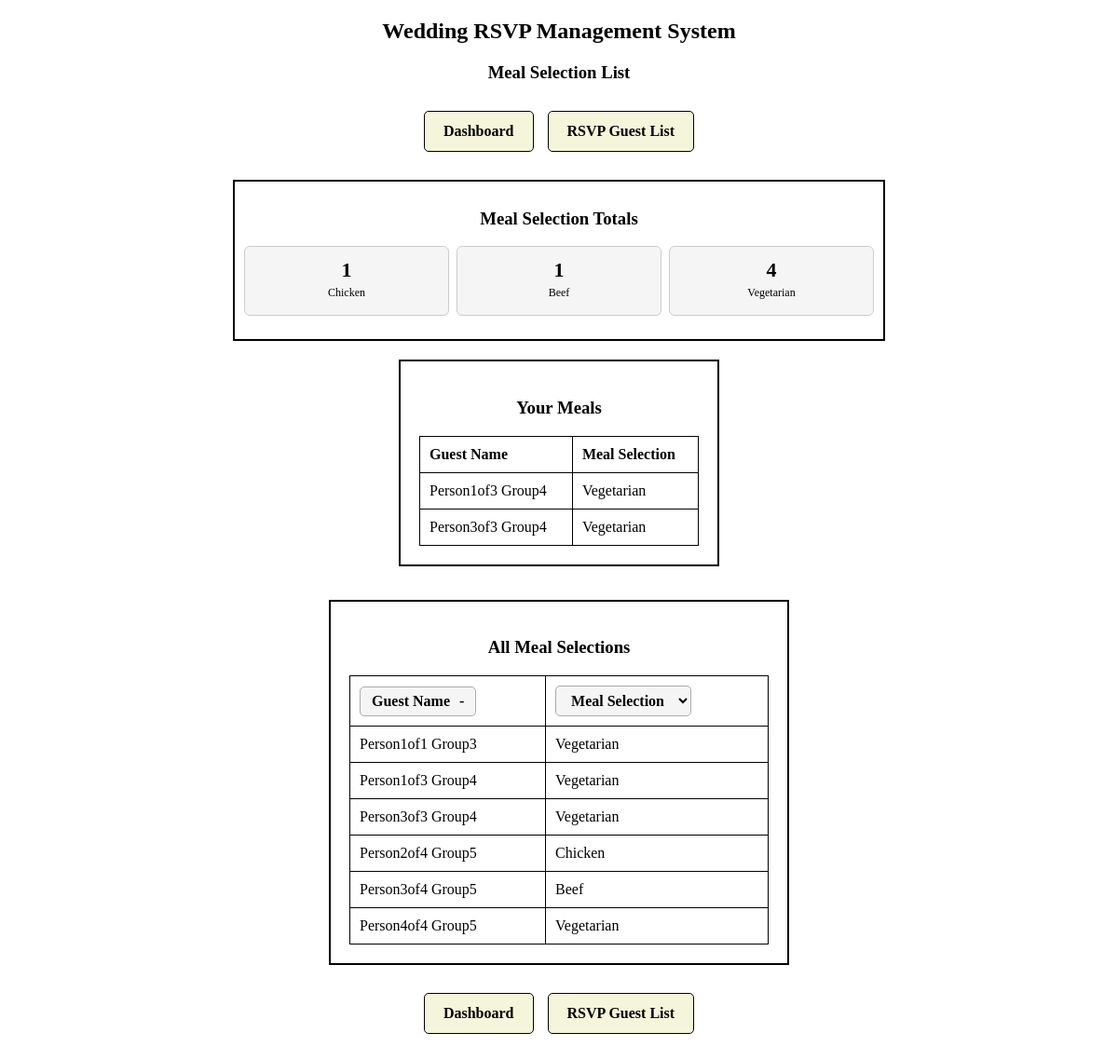
Page /meal_list/4 on the earlier database version.
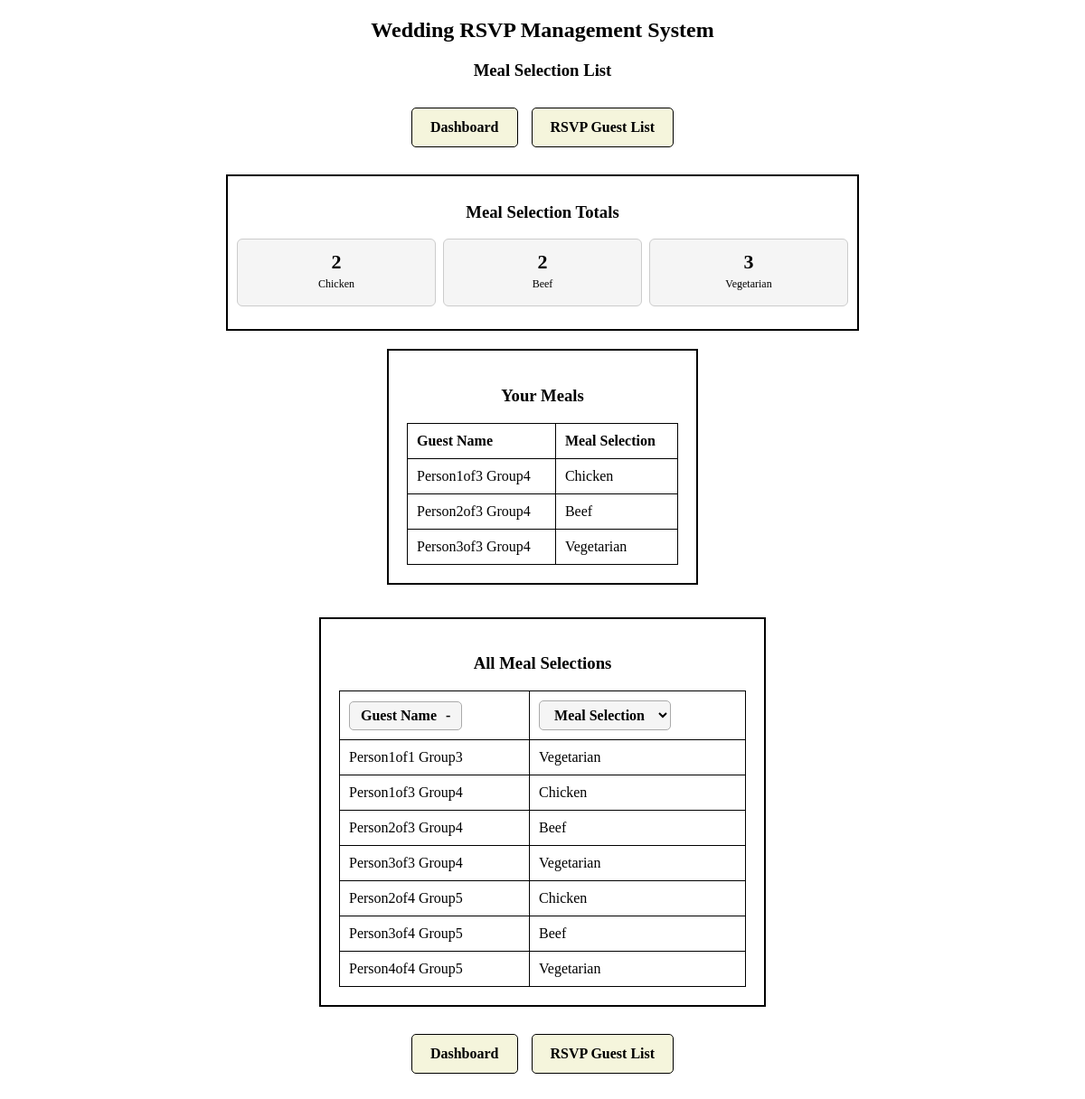
Same page on the later database version.
### tables this page shows
CREATE TABLE meal_options (
    meal_id INTEGER PRIMARY KEY,
    meal_name TEXT NOT NULL UNIQUE
);

CREATE TABLE "guests" (
    guest_id INTEGER PRIMARY KEY,
    invite_id INTEGER,
    first_name TEXT NOT NULL,
    last_name TEXT NOT NULL,
    rsvp_status TEXT DEFAULT 'Not Responded',
    FOREIGN KEY (invite_id) REFERENCES invites(invite_id)
);

### app.py (the view)
@app.route("/meal_list/<int:invite_id>")
def meal_list(invite_id):
    invitation_meals = fetch_data(
        """SELECT guests.first_name, guests.last_name, meal_options.meal_name
        FROM guests
        JOIN meal_selections
        ON guests.guest_id = meal_selections.guest_id
        JOIN meal_options
        ON meal_selections.meal_id = meal_options.meal_id
        WHERE guests.invite_id = ?
        AND guests.rsvp_status = 'Attending'""", #query section
        (invite_id,) #parameter section
    )
    all_meals = fetch_data(
        """SELECT guests.first_name, guests.last_name, meal_options.meal_name
        FROM guests
        JOIN meal_selections
        ON guests.guest_id = meal_selections.guest_id
        JOIN meal_options
        ON meal_selections.meal_id = meal_options.meal_id
        WHERE guests.rsvp_status = 'Attending'""" #query section
    )
    meal_options = fetch_data(
        "SELECT meal_id, meal_name FROM meal_options" #query section
    )
    meal_selections = fetch_data(
        "SELECT meal_id FROM meal_selections" #query section
    )
    meal_totals = calculate_meal_totals(meal_options, meal_selections)
    return render_template(
        "meal_list.html",
        invitation_meals=invitation_meals,
        all_meals=all_meals,
        invite_id=invite_id,
        meal_totals=meal_totals
    )

### calculations.py (called while the page is built)
def calculate_meal_totals(meal_options, meal_selections):
    meal_names = {}
    totals = {}
    for meal in meal_options:
        meal_id = meal[0]
        meal_name = meal[1]
        meal_names[meal_id] = meal_name
        totals[meal_name] = 0
    for selection in meal_selections:
        meal_id = selection[0]
        meal_name = meal_names[meal_id]
        totals[meal_name] += 1
    return totals

### database.py (called while the page is built)
def fetch_data(query, parameters=()):
    connection = sqlite3.connect(database)
    try:
        cursor = connection.cursor()
        cursor.execute(query, parameters)
        data = cursor.fetchall()
        return data
    finally:
        connection.close()

### templates/meal_list.html (shortened to what this page needs)
<!DOCTYPE html>
<html lang="en">
    <head>
        <link rel="stylesheet" href="{{ url_for('static', filename='css/styles.css') }}">
    </head>
    <body>
        <h2>Wedding RSVP Management System</h2>
        <h3>Meal Selection List</h3>
        <div class="nav">
            <a class="navButton" href="{{ url_for('dashboard', invite_id=invite_id) }}">
                Dashboard
            </a>
            <a class="navButton" href="{{ url_for('rsvp_list', invite_id=invite_id) }}">
                RSVP Guest List
            </a>
        </div>
        <div class="meal-totals">
            <h3>Meal Selection Totals</h3>
            <div class="mealTotalsGrid">
                {% for meal_name, count in meal_totals.items() %}
                    <div class="mealTotalCard">
                        <h3>{{ count }}</h3>
                        <p>{{ meal_name }}</p>
                    </div>
                {% endfor %}
            </div>
        </div>
        <div class="form-box">
            <h3>Your Meals</h3>
            <table class="guestTable">
                <tr>
                    <th>Guest Name</th>
                    <th>Meal Selection</th>
                </tr>
                {% if invitation_meals %}
                    {% for guest in invitation_meals %}
                    <tr>
                        <td>{{ guest[0] }} {{ guest[1] }}</td>
                        <td>{{ guest[2] }}</td>
                    </tr>
                    {% endfor %}
                {% endif %}
            </table>
        </div>
        <br><br>
        <div class="form-box list-box">
            <h3>All Meal Selections</h3>
            <table class="guestTable sortable-table filterable-table">
                <thead>
                    <tr>
                        <th><button type="button" class="sort-by-name">Guest Name <span>-</span></button></th>
                        <th><select class="filter-by-value" aria-label="Filter Meal Selection"><option value="">Meal Selection</option></select></th>
                    </tr>
                </thead>
                <tbody>
                    {% for guest in all_meals %}
                    <tr data-first-name="{{ guest[0] }}">
                        <td>{{ guest[0] }} {{ guest[1] }}</td>
                        <td>{{ guest[2] }}</td>
                    </tr>
                    {% endfor %}
                </tbody>
            </table>
        </div>
        <div class="nav">
            <a class="navButton" href="{{ url_for('dashboard', invite_id=invite_id) }}">
                Dashboard
            </a>
            <a class="navButton" href="{{ url_for('rsvp_list', invite_id=invite_id) }}">
                RSVP Guest List
            </a>
        </div>
    </body>
</html>

Differences in the rows shown:
computed for meal_options "Chicken": meal_id "1" → "2"
computed for meal_options "Beef": meal_id "1" → "2"
computed for meal_options "Vegetarian": meal_id "4" → "3"
computed for guests "Person1of3": meal_name "Vegetarian" → "Chicken"
now on this page (row edited): guests: first_name "Person2of3", last_name "Group4", meal_name "Beef"
